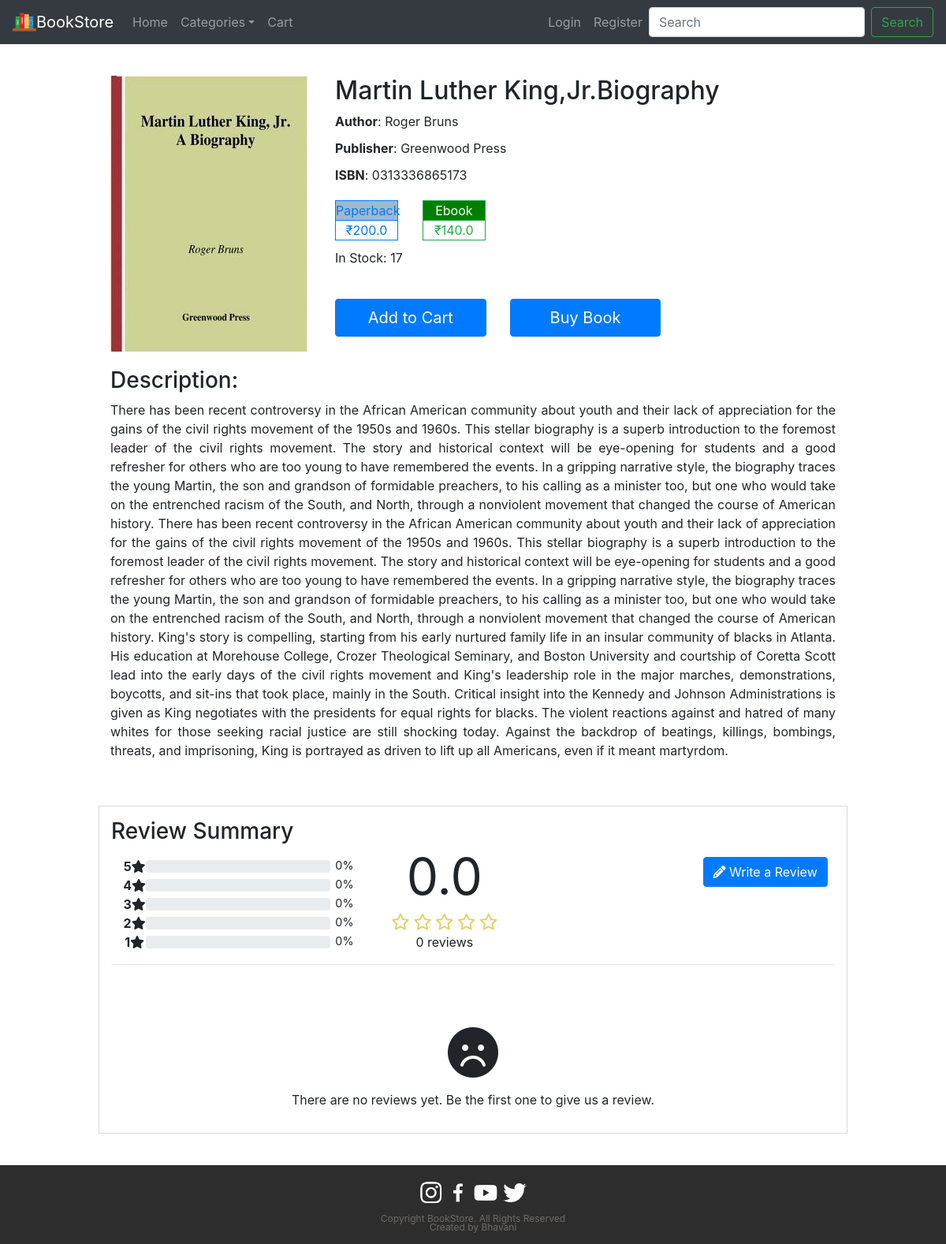
Before: /books/e32b69a8-6e99-4461-8dd1-728cf1e44147 with the older database file.
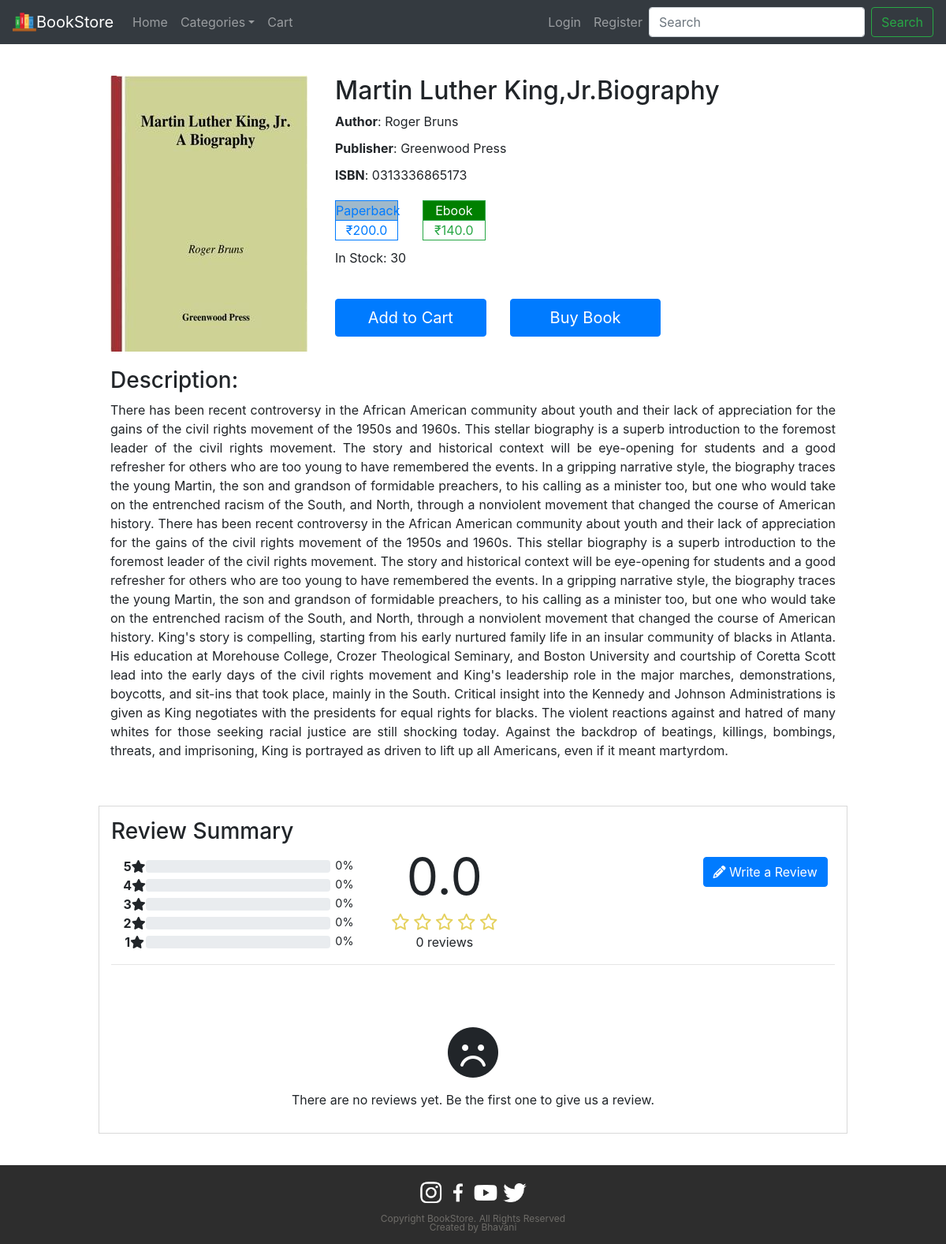
After: the same page with the newer database file.
### tables this page shows
CREATE TABLE `book` ( `b_id` TEXT NOT NULL UNIQUE , `b_name` TEXT NOT NULL, `b_author` TEXT NOT NULL, `b_publisher` TEXT NOT NULL, `b_paperbook_price` REAL NOT NULL, `b_ebook_price` REAL NOT NULL, `b_desc` TEXT NOT NULL, `b_isbn` TEXT NOT NULL UNIQUE, `b_type` TEXT NOT NULL, `b_img` TEXT NOT NULL, `b_img_small` TEXT NOT NULL, `b_pdf` TEXT NOT NULL, `b_stock` INTEGER NOT NULL, `b_avg_rating` REAL NOT NULL, `b_total_rating` INTEGER NOT NULL, PRIMARY KEY(`b_id`));

### view_book.py (the view, shortened to what this page needs)
@view_book_page.route('/books/<b_id>', methods=['POST', 'GET'])
def view_book(b_id):
	form = Commentform()
	form1 = BookForm()
	check_status=False
	success=False
	book_data=get_book(b_id)
	reviews = get_review(b_id)
	reviews_data, star_rating_dict = process_review(reviews)
	avg_r, tcount=get_avg_rating(star_rating_dict)
	if not check_status:
		update_ratings(avg_r, tcount, b_id)
	ratings_bar = make_ratings(star_rating_dict, tcount)
	ratings=struct_ratings(avg_r, tcount)
	book_status = {'ebook_status':'yes', 'pbook_status':'no', 'pbook_owned': False,'ebook_owned':False,'cart':False}
	return render_template('view_book.html', book_data=book_data, book_status=book_status, ratings_bar=ratings_bar, form=form, form1=form1, ratings=ratings, reviews_data=reviews_data, success=success)

### comment_form.py
class Commentform(FlaskForm):
	name=StringField(label=("Name"), validators=[DataRequired(), Length(min=5, max=30)])
	email=StringField(label=("Email"), validators=[DataRequired(), Email()])
	comment=TextAreaField(label=("Review"), validators=[DataRequired(), Length(min=10, max=1000)])
	rstar=HiddenField('rstar')
	submit_review=SubmitField(label=("Post Review"))

### book_form.py
class BookForm(FlaskForm):
	book_id = HiddenField("book_id")
	paperback = HiddenField("paperback")
	ebook = HiddenField("ebook")
	add_to_cart = HiddenField("add_to_cart")
	submit_buy = SubmitField(label=("Buy Book"))

### view_book.py (called while the page is built)
def dict_factory(cursor, row):
	d = {}
	for idx, col in enumerate(cursor.description):
		d[col[0]] = row[idx]
	return d

def get_book(b_id_list):
	conn = sqlite3.connect("./database/bookstore.db")
	conn.row_factory = dict_factory
	cursor = conn.cursor()
	cursor.execute("select * from book where b_id=?",(b_id_list,))
	rows = cursor.fetchall()
	conn.close()
	return rows[0]

def get_avg_rating(srdict):
	total_rating = 0.0
	num_of_rating = 0.0
	avg_rating = 0.0
	for key, item in srdict.items():
		total_rating += key * item
		num_of_rating += item
	if num_of_rating:
		avg_rating = round(total_rating/num_of_rating,1)
	return avg_rating, int(num_of_rating)

def struct_ratings(rating, count):
	rdict={}
	rdict['org']= rating
	rdict['count']= count
	rdict['full']= str(rating).split('.')[0]
	rdict['half']= True if int(str(rating).split('.')[1])>=5 else False
	return rdict

def make_ratings(srdict, total_count):
	percentage_dict={ 1 : 0, 2 : 0, 3 : 0, 4 : 0, 5 : 0 }
	if not total_count:
		return percentage_dict
	for i in range(1,6):
		percentage_dict[i]=int((srdict[i]/total_count)*100)
	return percentage_dict

def get_review(book_id):
	conn = sqlite3.connect("./database/bookstore.db")
	conn.row_factory = dict_factory
	cursor = conn.cursor()
	cursor.execute("select * from review where b_id=?",(book_id,))
	rows = cursor.fetchall()
	conn.close()
	return rows

def process_review(r_data):
	stars_dict={ 1 : 0, 2 : 0, 3 : 0, 4 : 0, 5 : 0 }
	review_list=[]
	for rdict in r_data:
		if rdict['approval'] == 'yes':
			review_list.append(rdict)
	for item in review_list:
		item['date']=datetime.strptime(item['date'], '%Y-%m-%d')
		item['date']=item['date'].strftime("%d")+' '+item['date'].strftime("%b")+' '+item['date'].strftime("%Y")
		for i in range(1,6):
			if item['stars'] == i:
				stars_dict[i] += 1
	return review_list, stars_dict

### templates/view_book.html (shortened to what this page needs)
{% extends "base.html" %}
{% block head %}
<link rel="stylesheet" type="text/css" href="{{ url_for('static', filename='style_view_book.css') }}" >
<link rel="stylesheet" type="text/css" href="{{ url_for('static', filename='style_footer.css') }}" >
{% endblock %}
{% block body %}
{% include "navbar.html" %}
<div class="container">
  <div class="row justify-content-center">
    <div class="col-3 book-image" data-id="{{ book_data['b_id'] }}">
      <img src="{{ url_for('static', filename=book_data['b_img']) }}" >
    </div>
    <div class="col-7">
      <div class="book-heading">
        <h2>{{ book_data['b_name'] }}</h2>
      </div>
      <div class="book-info">
        <p><strong>Author</strong>: {{ book_data['b_author'] }}</p>
        <p><strong>Publisher</strong>: {{ book_data['b_publisher'] }}</p>
        <p><strong>ISBN</strong>: {{ book_data['b_isbn'] }}</p>
      </div>
      <div class="row justify-content-start">
        <div class="col-2">
          <div class="book-panel text-center">
            {% if book_status['cart'] %}
            <a href="#" class="paperback" style="pointer-events:none;">
			{% else %}
			 <a href="#" class="paperback">
			{% endif %}
				{% if book_status['pbook_status'] == "yes" %}
				<div class="book-mode-paperback border border-success active">Paperback</div>
              <div class="book-price-paperback border text-success border-success">&#8377;{{ book_data['b_paperbook_price'] }}</div>
              {% else %}
              <div class="book-mode-paperback border border-primary">Paperback</div>
              <div class="book-price-paperback border border-primary">&#8377;{{ book_data['b_paperbook_price'] }}</div>
              {% endif %}
            </a>
          </div>
        </div>
        <div class="col-2">
          <div class="book-panel text-center">
			{% if book_status['ebook_owned'] %}
            <a href="#" class="ebook" style="pointer-events:none;">
			{% else %}
			 <a href="#" class="ebook">
			{% endif %}
				{% if book_status['ebook_status'] == "no" %}
				<div class="book-mode-ebook border border-primary">Ebook</div>
              <div class="book-price-ebook border border-primary">&#8377;{{ book_data['b_ebook_price'] }}</div>
              {% elif book_status['ebook_owned'] %}
              <div class="book-mode-ebook border border-success active">Ebook</div>
              <div class="book-price-ebook border text-success border-success">&#8377;{{ book_data['b_ebook_price'] }}</div>
              {% else %}
				<div class="book-mode-ebook border border-success active">Ebook</div>
				<div class="book-price-ebook border text-success border-success">&#8377;{{ book_data['b_ebook_price'] }}</div>
              {% endif %}
            </a>
          </div>
        </div>
      </div>
      <p class="stock">In Stock: {{ book_data['b_stock'] }}</p>
      <div class="row justify-content-start buttons">
        <div class="col-4">
			{% if book_status['cart'] %}
			<button class="btn btn-primary w-100 py-2 add-cart-button" id="added">Remove from Cart</button>
			{% else %}
          <button class="btn btn-primary w-100 py-2 add-cart-button" id="not-added">Add to Cart</button>
          {% endif %}
        </div>
        <div class="col-4">
			<form id="book-form" action="/cart" method="post">
				{{ form1.submit_buy(class="btn btn-primary submit-btn buy-submit w-100 py-2") }}
			</form>
        </div>
      </div>
    </div>
  </div>
  <div class="row justify-content-center book-details">
    <div class="col-10">
      <h3>Description:</h3>
      <p>{{ book_data['b_desc'] }}</p>
    </div>
  </div>
  <div class="row justify-content-center mt-5">
    <div class="col-10 comment-box">
      <div class="row">
        <div class="col-12">
          <h3>Review Summary</h3>
          <div class="row mt-3">
            <div class="col-7 book-rating">
              <div class="row justify-content-start">
                <div class="col-7 rating-show">
                  <div class="rating-bars">
                    {% for i in range(5, 0, -1) %}
                    <div class="row rating-bar-each">
                      <div class="rating-star-number"><strong>{{ i }}</strong><i class="star-indicator fa fa-star"></i></div>
                      <div class="progress-box">
                        <div class="progress">
                        </div>
                      </div>
                      <div class="rating-per-star">{{ ratings_bar[i] }}%</div>
                    </div>
                    {% endfor %}
                  </div>
                </div>
                <div class="col-5">
                  <div class="rating-box">
                    <div class="rating">
                      <div class="rating-original">{{ ratings['org'] }}</div>
                      <div class="rated-stars-show">
                        {% if (ratings['half']) %}
                        {% for i in range((ratings['full'] | int) + 1, 5) %}
                        <i class="rated_star far fa-star"></i>
                        {% endfor %}
                        {% else %}
                        {% for i in range((ratings['full'] | int), 5) %}
                        <i class="rated_star far fa-star"></i>
                        {% endfor %}
                        {% endif %}
                      </div>
                      <div class="rating-count">{{ ratings['count'] }} reviews</div>
                    </div>
                  </div>
                </div>
              </div>
            </div>
            <div class="col-5">
              <div class="row justify-content-end">
                <div class="col-6">
                  <button type="button" class="btn btn-primary" onClick="toggleForm()"><i class="fa fa-pencil"></i> Write a Review</button>
                </div>
              </div>
            </div>
          </div>
        </div>
      </div>
      <hr/>
      <div class="row">
        <div class="col-12">
          <div class="comment-section-inner">
			{% if reviews_data %}
				{% for review_dict in reviews_data%}
            <div class="row justify-content-center comment">
              <div class="col-3 align-middle comment-info">
                <p>{{ review_dict['date'] }}</p>
                <p>By <strong>{{ review_dict['name'] }}</strong></p>
              </div>
              <div class="col-9 align-middle comment-data">
                <p><span class="rated-stars-review">
                        {% for i in range(0, review_dict['stars'] | int) %}
                        <i class="rated-stars fas fa-star"></i>
                        {% endfor %}
                        {% for i in range(review_dict['stars'] | int, 5) %}
                        <i class="rated-stars far fa-star"></i>
                        {% endfor %}
                   </span>{{ review_dict['review'] }}</p>
              </div>
            </div>
            {% endfor %}
          {% else %}
				<div class="text-center mt-5"><i class="fa-solid fa-face-frown fa-4x"></i></div>
				<div class="text-center mt-3">There are no reviews yet. Be the first one to give us a review.</div>
          {% endif %}
          </div>
        </div>
      </div>
    </div>
  </div>
</div>
{% include "footer.html" %}
{% endblock %}

### templates/base.html (shortened to what this page needs)
<!DOCTYPE html>
<html>
<head>
	<link rel="stylesheet" href="https://stackpath.bootstrapcdn.com/bootstrap/4.3.1/css/bootstrap.min.css">
	<link rel="stylesheet" type="text/css" href="{{ url_for('static', filename='base.css') }}">
	{% block head %} {% endblock %}
</head>
<body>
	{% block body %} {% endblock %}
</body>
</html>

### templates/navbar.html (shortened to what this page needs)
<nav class="navbar navbar-expand-lg navbar-dark bg-dark">
	<a class="navbar-brand" href="/">
	<img class="d-inline-block align-top" src="{{ url_for('static', filename='head.png') }}" width="30" height="30">BookStore</a>
	<div class="collapse navbar-collapse" id="navbarSupportedContent">
		<ul class="navbar-nav mr-auto">
			<li class="nav-item"><a class="nav-link" href="/">Home</a></li>
			<li class="nav-item dropdown">
				<a class="nav-link dropdown-toggle" href="#" data-toggle="dropdown">Categories</a>
			</li>
			<li class="nav-item"><a class="nav-link" href="/cart">Cart</a></li>
		</ul>
		{% if not session['uid'] %}
		<ul class="navbar-nav ml-auto">
			<li class="nav-item"><a class="nav-link" href="/login">Login</a></li>
			<li class="nav-item"><a class="nav-link" href="/register">Register</a></li>
		</ul>
		{% endif %}
	<form action="/search" method="post" class="form-inline my-2 my-lg-0" style="flex-flow: nowrap;">
		<input class="form-control mr-sm-2" type="search" name="search" placeholder="Search">
		<button class="btn btn-outline-success my-2 my-sm-0" type="submit">Search</button>
	</form>
	</div>
</nav>

### templates/footer.html
<footer>
	<div class="card footer-top">
		<div class="card-body text-white">
			<div class="social-links">
				<a href="#"><img src="{{ url_for('static', filename='instagram.png') }}"></a>
				<a href="#"><img src="{{ url_for('static', filename='facebook.png') }}"></a>
				<a href="#"><img src="{{ url_for('static', filename='youtube.png') }}"></a>
				<a href="#"><img src="{{ url_for('static', filename='twitter.png') }}"></a>
			</div>
			<div class="info">
			<p>Copyright BookStore. All Rights Reserved</p>
			<p>Created by Bhavani</p>
			</div>
		</div>
	</div>
</footer>

### static/style_view_book.css (style rules this page uses)
.container { margin: 40px auto; }
.book-heading { overflow: hidden; max-height: 35% }
.book-info { line-height: 1.5em; max-height: 50% }
.book-info > p, p { margin-bottom: 10px; }
.buttons { margin-top: 40px; max-height: 20%; }
.add-cart-button, .read-book { font-size: 20px; }
.buy-submit { font-size: 20px; }
.book-details { padding-top: 20px; text-align: justify; }
.book-mode-paperback, .book-mode-ebook { border-bottom: none !important; background-color: #9FB9CB; }
.book-panel { width: 80px; padding: 10px 0px; }
.book-panel > a { text-decoration: none; }
.active, .paperback > book-mode, .email > book-mode { background-color: green; color: white; }
.book-rating { text-align: center; }
.rating-box { margin: auto; }
.rating { text-align: center; padding-top: 8px; }
.rating_star, .rated_star, .rated-stars-review { font-size: 1.3em; cursor: pointer; color: #dabd18b2; transition: filter linear .3s; }
.rated_star, .rated-stars-review { cursor: default; }
.rating-original { font-size: 4em; line-height: 1em; margin-top: -15px; padding-bottom: 15px; }
.rating-show { padding-left: 30px; padding-right: 0px; }
.rating-bar-each { width: 100%; margin: auto; }
.rating-star-number { width: 10%; }
.progress-box { width: 80%; }
.rating-per-star { font-size: .9em; text-align: right; width: 10%; }
.progress { margin-top: 4px; }
.comment-box { border: solid #00000026 1px; padding: 15px 15px; }
.comment-section-inner { padding: 15px 15px; }

### static/style_footer.css (style rules this page uses)
.card { height: 100px; text-align: center; border: none; border-radius: 0px; background-color: #1b1b1b; }
.info > p { font-size: 12px; color: #6e6c68; padding-top: 5px; margin-bottom: 0px; line-height: .5; }
.footer-top { background-color: #2d2d2d; }
.card-body { height: 80px; padding: 10px 0; }
.social-links, .info { height: 40px; margin: auto; padding-top: 10px; }
img { height: 100% }

Changed rows visible on the page:
changed book "Martin Luther King,Jr.Biography": b_stock "17" → "30"
